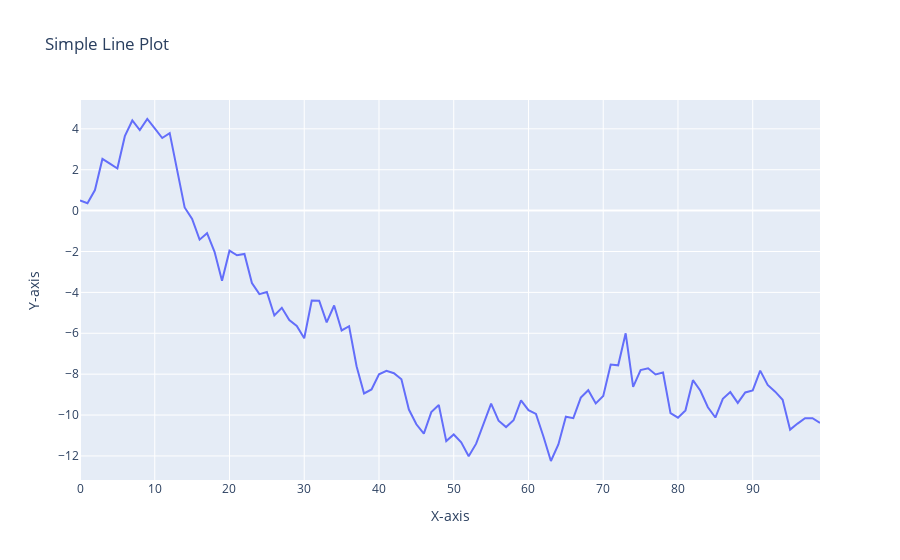

Notebook code cell kept with this figure:
### Markdown cell above
### 20.  Using Plotly, create a basic line plot of a randomly generated dataset, label the axes, and set the title as 'Simple Line Plot'.

### Code cell
import plotly.graph_objects as go
import numpy as np

# Generate random dataset
np.random.seed(42)  # For reproducibility
x = np.arange(0, 100)
y = np.random.randn(100).cumsum()

# Create the figure
fig = go.Figure()

# Add a line plot
fig.add_trace(go.Scatter(x=x, y=y, mode='lines', name='Random Data'))

# Set the title and labels
fig.update_layout(
    title='Simple Line Plot',
    xaxis_title='X-axis',
    yaxis_title='Y-axis'
)

# Show the plot
fig.show()

### Figure 1 — Plotly figure (JSON) as saved in the notebook; plotly's stock layout.template omitted (floating-point values rounded to 4 significant figures)
{"data": [{"mode": "lines", "name": "Random Data", "type": "scatter", "x": [0, 1, 2, 3, 4, 5, 6, 7, 8, 9, 10, 11, 12, 13, 14, 15, 16, 17, 18, 19, 20, 21, 22, 23, 24, 25, 26, 27, 28, 29, 30, 31, 32, 33, 34, 35, 36, 37, 38, 39, 40, 41, 42, 43, 44, 45, 46, 47, 48, 49, 50, 51, 52, 53, 54, 55, 56, 57, 58, 59, 60, 61, 62, 63, 64, 65, 66, 67, 68, 69, 70, 71, 72, 73, 74, 75, 76, 77, 78, 79, 80, 81, 82, 83, 84, 85, 86, 87, 88, 89, 90, 91, 92, 93, 94, 95, 96, 97, 98, 99], "y": [0.4967, 0.3584, 1.006, 2.529, 2.295, 2.061, 3.64, 4.408, 3.938, 4.481, 4.017, 3.551, 3.793, 1.88, 0.1552, -0.4071, -1.42, -1.106, -2.014, -3.426, -1.96, -2.186, -2.119, -3.543, -4.088, -3.977, -5.128, -4.752, -5.353, -5.644, -6.246, -4.394, -4.407, -5.465, -4.642, -5.863, -5.654, -7.614, -8.942, -8.745, -8.007, -7.836, -7.951, -8.252, -9.731, -10.45, -10.91, -9.854, -9.511, -11.27, -10.95, -11.33, -12.01, -11.4, -10.37, -9.438, -10.28, -10.59, -10.25, -9.279, -9.758, -9.944, -11.05, -12.25, -11.43, -10.08, -10.15, -9.146, -8.785, -9.43, -9.068, -7.53, -7.566, -6.002, -8.621, -7.799, -7.712, -8.011, -7.92, -9.907, -10.13, -9.77, -8.292, -8.81, -9.619, -10.12, -9.205, -8.876, -9.406, -8.893, -8.796, -7.827, -8.529, -8.857, -9.249, -10.71, -10.42, -10.16, -10.15, -10.38]}], "layout": {"title": {"text": "Simple Line Plot"}, "xaxis": {"title": {"text": "X-axis"}}, "yaxis": {"title": {"text": "Y-axis"}}}}
